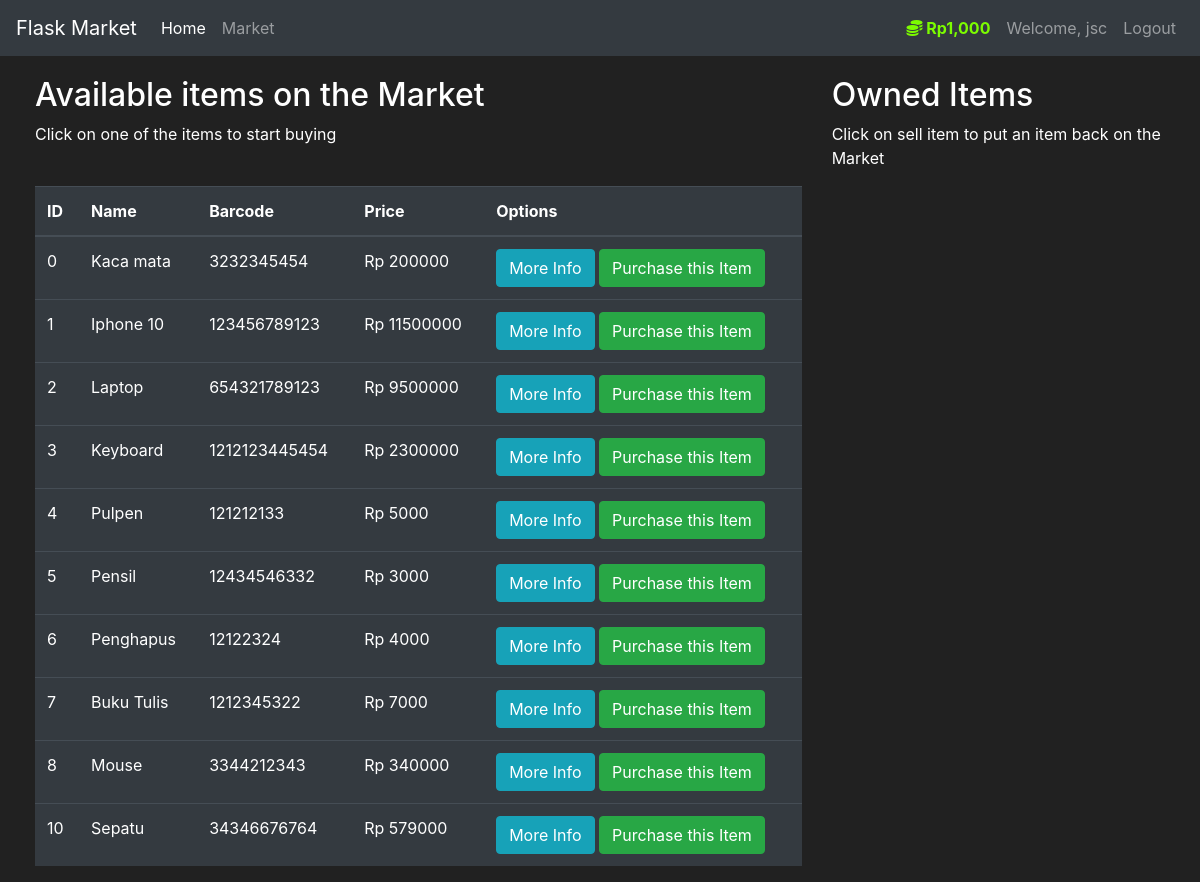
The app's page /market (signed in) with its own data.
### market/models.py (models this page shows, shortened)
class User(db.Model, UserMixin):
    id = db.Column(db.Integer(), primary_key=True)
    username = db.Column(db.String(length=30), nullable=False, unique=True)
    email_address = db.Column(db.String(length=50), nullable=False, unique=True)
    password_hash = db.Column(db.String(length=60), nullable=False)
    budget = db.Column(db.Integer(), nullable=False, default=1000000)
    items = db.relationship('Item', backref='owned_user', lazy=True)
    @property
    def prettier_budget(self):
        if len(str(self.budget)) >= 4:
            return f'Rp{str(self.budget)[:-3]},{str(self.budget)[-3:]}'
        else:
            return f"Rp{self.budget}"
    @property
    def password(self):
        return self.password

class Item(db.Model):
    id = db.Column(db.Integer(), primary_key=True)
    name = db.Column(db.String(length=30), nullable=False, unique=True)
    price = db.Column(db.Integer(), nullable=False)
    barcode = db.Column(db.String(length=12), nullable=False, unique=True)
    description = db.Column(db.String(length=1024), nullable=False, unique=True)
    owner = db.Column(db.Integer(), db.ForeignKey('user.id'))

### market/routes.py (the view, shortened to what this page needs)
@app.route('/market', methods=['GET', 'POST'])
@login_required
def market_page():
    purchase_form = PurchaseItemForm()
    selling_form = SellItemForm()
    if request.method == "GET":
        items = Item.query.filter_by(owner=None)
        owned_items = Item.query.filter_by(owner=current_user.id)
        return render_template('market.html', items=items, purchase_form=purchase_form, owned_items=owned_items, selling_form=selling_form)

### market/models.py (called while the page is built)
@login_manager.user_loader
def load_user(user_id):
    return User.query.get(int(user_id))

### market/templates/market.html (shortened to what this page needs)
{% extends 'base.html' %}
{% block content %}
<div class="row" style="margin-top:20px; margin-left:20px">
   <div class="col-8">
       <h2>Available items on the Market</h2>
       <p>Click on one of the items to start buying</p>
       <br>
      <table class="table table-hover table-dark">
         <thead>
            <tr>
               <th scope="col">ID</th>
               <th scope="col">Name</th>
               <th scope="col">Barcode</th>
               <th scope="col">Price</th>
               <th scope="col">Options</th>
            </tr>
         </thead>
         <tbody>
            {% for item in items %}
            <tr>
               <td>{{ item.id }}</td>
               <td>{{ item.name }}</td>
               <td>{{ item.barcode }}</td>
               <td>Rp {{ item.price }}</td>
               <td>
                  <button class="btn btn-outline btn-info" data-toggle="modal" data-target="#Modal-MoreInfo-{{ item.id }}">More Info</button>
                  <button class="btn btn-outline btn-success" data-toggle="modal" data-target="#Modal-PurchaseConfirm-{{ item.id }}">Purchase this Item</button>
               </td>
            </tr>
            {% endfor %}
         </tbody>
      </table>
   </div>
   <div class="col-4">
        <h2>Owned Items</h2>
        <p>Click on sell item to put an item back on the Market</p>
        <br>
   </div>
</div>
{% endblock %}

### market/templates/base.html (shortened to what this page needs)
<!doctype html>
<html lang="en">
   <head>
      <link rel="stylesheet" href="https://cdn.jsdelivr.net/npm/bootstrap@4.5.3/dist/css/bootstrap.min.css">
   </head>
   <body>
    <nav class="navbar navbar-expand-md navbar-dark bg-dark">
      <a class="navbar-brand" href="#">Flask Market</a>
      <div class="collapse navbar-collapse" id="navbarNav">
        <ul class="navbar-nav mr-auto">
            <li class="nav-item active">
                <a class="nav-link" href="{{ url_for('home_page') }}">Home <span class="sr-only">(current)</span></a>
            </li>
            <li class="nav-item">
                <a class="nav-link" href="{{ url_for('market_page') }}">Market</a>
            </li>
        </ul>
          {% if current_user.is_authenticated %}
            <ul class="navbar-nav">
                <li class="nav-item">
                    <a class="nav-link" style="color: lawngreen; font-weight: bold">
                        <i class="fas fa-coins"></i>
                        {{ current_user.prettier_budget }}
                    </a>
                </li>
                <li class="nav-item">
                    <a class="nav-link">Welcome, {{ current_user.username }}</a>
                </li>
                <li class="nav-item">
                    <a class="nav-link" href="{{ url_for('logout_page') }}">Logout</a>
                </li>
            </ul>
          {% endif %}
      </div>
    </nav>
      {% block content %}
      {% endblock %}
   </body>
</html>

### market/templates/base.html (style rules this page uses)
body { background-color: #212121; color: white }

### records on screen
User: prettier_budget "Rp1,000", username "jsc"
Item: id "0", name "Kaca mata", barcode "3232345454", price "200000"
Item: id "1", name "Iphone 10", barcode "123456789123", price "11500000"
Item: id "2", name "Laptop", barcode "654321789123", price "9500000"
Item: id "3", name "Keyboard", barcode "1212123445454", price "2300000"
Item: id "4", name "Pulpen", barcode "121212133", price "5000"
Item: id "5", name "Pensil", barcode "12434546332", price "3000"
Item: id "6", name "Penghapus", barcode "12122324", price "4000"
Item: id "7", name "Buku Tulis", barcode "1212345322", price "7000"
Item: id "8", name "Mouse", barcode "3344212343", price "340000"
Item: id "10", name "Sepatu", barcode "34346676764", price "579000"
